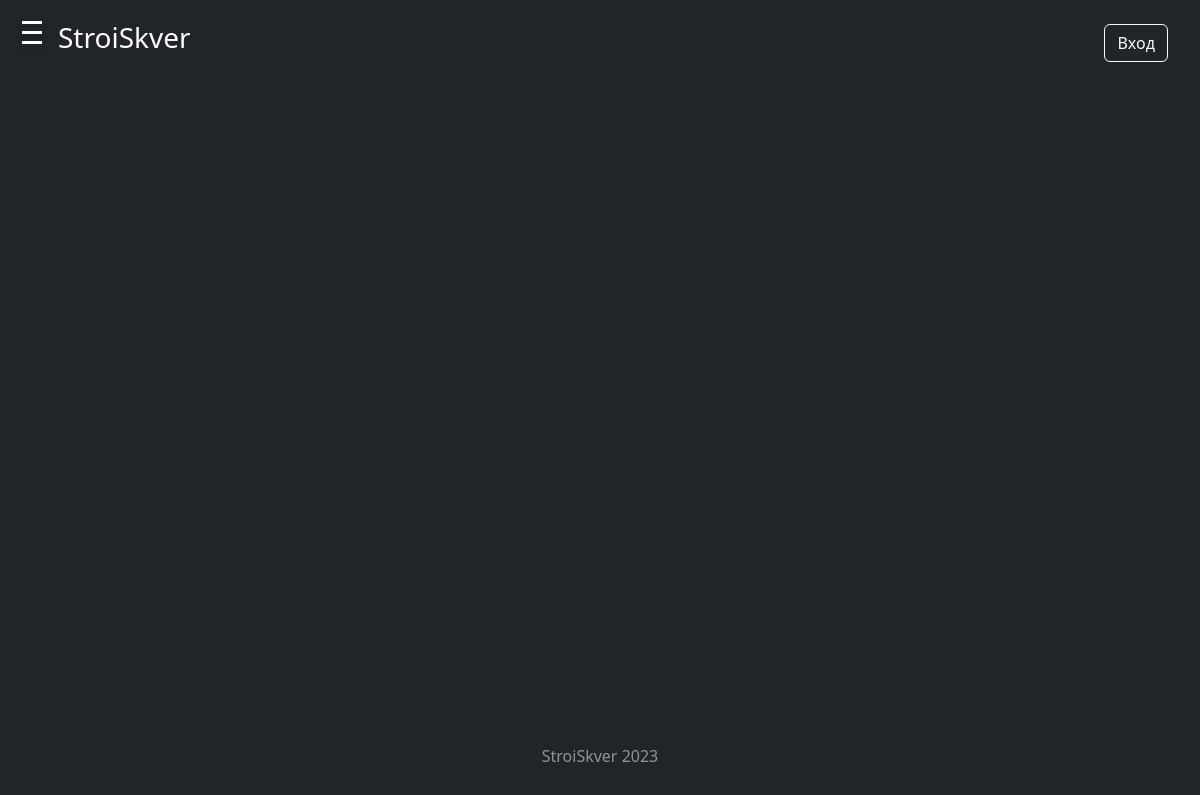
The page /buildingmaterials/pagematerials/all/ on the database as committed earlier.
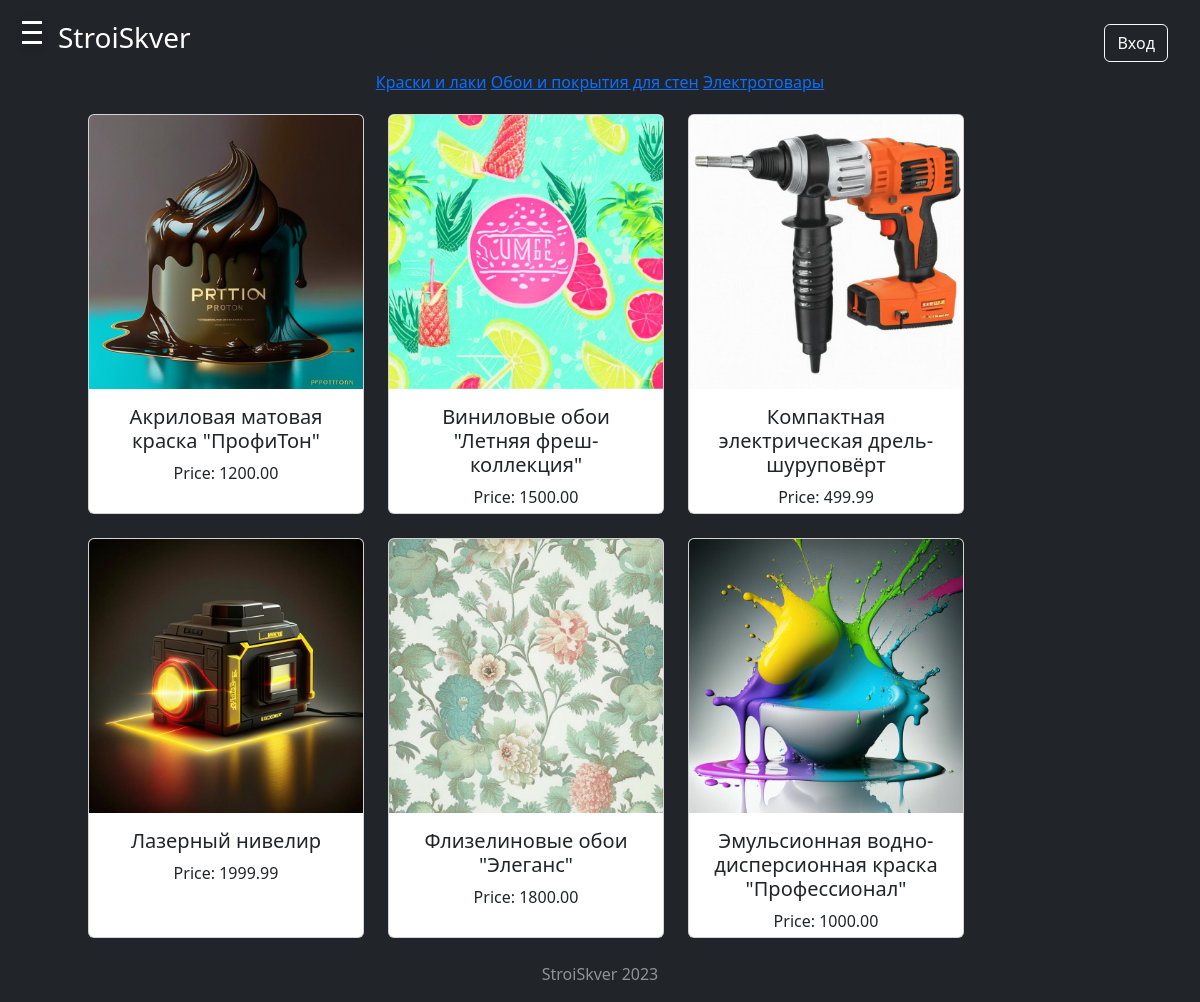
The same page on the database as committed later.
### Buildingmaterials/models.py (models this page shows, shortened)
class Category(models.Model):
    name = models.CharField(max_length=200, db_index=True, primary_key=True)
    slug = models.SlugField(max_length=200, db_index=True, unique=True)
    class Meta:
        ordering = ('name',)
        verbose_name = 'Категория'
        verbose_name_plural = 'Категории'

class Product(models.Model):
    id = models.AutoField(primary_key=True)
    category = models.ForeignKey(Category, related_name='products', on_delete=models.CASCADE)
    name = models.CharField(max_length=200, db_index=True)
    slug = models.SlugField(max_length=200, db_index=True)
    image = models.ImageField(upload_to='images/', blank=True)
    description = models.TextField(blank=True)
    price = models.DecimalField(max_digits=10, decimal_places=2)
    class Meta:
        ordering = ('name',)
        index_together = (('id', 'slug'),)

### Buildingmaterials/views.py (the view)
# urls.py: path('pagematerials/all/', views.product_list, name='materials'),
def product_list(request, category_slug=None):
    products = Product.objects.all()
    categories = Category.objects.all()
    context = {
        'products': products,
        'categories': categories,
        'category_slug': category_slug,  # Передаем category_slug в контекст
    }
    return render(request, 'product_list.html', context)

### Buildingmaterials/templates/Buildingmaterials/product_list.html (shortened to what this page needs)
{% extends 'Core/base.html' %}
{% load static %}
{%block content%}
{% for category in categories %}
  <a href="{% url 'category_product_list' category.slug %}">{{ category.name }}</a>
{% endfor %}
<div class="row custom-row" style="margin-top: 20px; margin-left: 60px;">
  {% for product in products %}
    <div style="width: 300px;" class="col-md-4 mb-4">
      <div style="height: 400px;" class="card">
        {% if product.image %}
        <div class="card-img-container">
          <img style="width: 100%;" src="{{ product.image.url }}" class="card-img-top imageproduct" alt="{{ product.name }}">
        </div>
        {% endif %}
        <div class="card-body">
          <h5 class="card-title">{{ product.name }}</h5>
          <p class="card-text">Price: {{ product.price }}</p>
        </div>
      </div>
    </div>
  {% endfor %}
</div>
{%endblock%}

### Core/templates/Core/base.html (shortened to what this page needs)
{%load static%}
<html lang="ru" class="h-100">
<head>
    <link href="https://cdn.jsdelivr.net/npm/bootstrap@5.3.0/dist/css/bootstrap.min.css" rel="stylesheet">
    <link rel="stylesheet" href="https://cdnjs.cloudflare.com/ajax/libs/font-awesome/5.15.3/css/all.min.css">
</head>
<body style="position: relative; z-index: 1000;" class="d-flex h-100 text-center text-white bg-dark">
<div class="cover-container d-flex w-100 h-100 p-3 mx-auto flex-column">
    <header class="mb-auto">
        <div>
            <nav class="nav nav-masthead justify-content-center float-md-start">
                <button class="header__hamburger" onclick="toggleMenu()">
                    <span></span>
                    <span></span>
                    <span></span>
                </button>
                <a href="{% url 'home' %}" class="float-md-start mb-0 text-decoration-none">StroiSkver</a>
            </nav>
            <nav class="nav nav-masthead justify-content-center float-md-end">
                {% if request.user.is_authenticated %}
				<div class="dropdown dropleft p-2 mt-2">
					<div class="d-flex flex-row">
						<div class="btn-group dropleft">
							<img class="account-image rounded-circle m-auto d-block dropdown-toggle" id="id_profile_links" data-toggle="dropdown" aria-haspopup="true" aria-expanded="false" src="{{request.user.profile_image.url}}" alt="logo" width="40" height="40">
							<div class="dropdown-menu" aria-labelledby="id_profile_links">
								<a class="dropdown-item" href="{% url 'profile' user_id=request.user.id %}">Профиль</a>
								<a class="dropdown-item" href="{% url 'logout' %}">Выйти</a>
							</div>
						</div>
					</div>
				</div>
				{% else %}
					<a class="btn btn-outline-light m-2 mx-3" href="{%url 'authorization'%}">Вход</a>
				{% endif %}
            </nav>
        </div>
    </header>
    <div style="align-items: flex-start;">
        {%block content%}{%endblock%}
    </div>
    <footer class="mt-auto text-white-50">
        <p>StroiSkver 2023</p>
    </footer>
</div>
</body></html>

### Core/templates/Core/base.html (style rules this page uses)
.header__hamburger { width: 32px; height: 32px; display: block; background: transparent; border: transparent; z-index: 9999; margin-right: 10px; }
.header__hamburger span { display: block; width: 100%; height: 3px; background: white; position: relative; -webkit-box-shadow: 0 2px 10px #00000030; box-shadow: 0 2px 10px #00000030; }
.header__hamburger span + span { margin-top: 7px; }
.header__hamburger span:nth-child(1) { -webkit-animation: ease 0.5s top-back forwards; animation: ease 0.5s top-back forwards; }
.header__hamburger span:nth-child(1) { -webkit-animation: ease 0.5s middle-back forwards; animation: ease 0.5s middle-back forwards; }
.header__hamburger span:nth-child(3) { -webkit-animation: ease 0.5s bottom-back forwards; animation: ease 0.5s bottom-back forwards; }
header.mb-auto { position: relative; z-index: 999; }
a.float-md-start.mb-0 { display: inline-block; font-size: inherit; font-size: 1.75rem; font-weight: 900; font-weight: inherit; line-height: inherit; color: inherit; text-decoration: none; }

### Buildingmaterials/templates/Buildingmaterials/product_list.html (style rules this page uses)
.card-img-container { width: 100%; max-width: 100%; }
.custom-row { display: flex; flex-wrap: wrap; align-items: flex-start; }

Rows that differ between the two databases and show on the page:
added Category: name "Краски и лаки"
added Category: name "Обои и покрытия для стен"
added Category: name "Электротовары"
added Product: image (picture), name "Акриловая матовая краска \"ПрофиТон\"", price "1200.00"
added Product: image (picture), name "Виниловые обои \"Летняя фреш-коллекция\"", price "1500.00"
added Product: image (picture), name "Компактная электрическая дрель-шуруповёрт", price "499.99"
added Product: image (picture), name "Лазерный нивелир", price "1999.99"
added Product: image (picture), name "Флизелиновые обои \"Элеганс\"", price "1800.00"
added Product: image (picture), name "Эмульсионная водно-дисперсионная краска \"Профессионал\"", price "1000.00"
